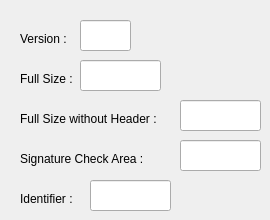
    <widget class="QWidget" name="tab">
     <attribute name="title">
      <string>Header</string>
     </attribute>
     <widget class="QLabel" name="lblImgFullSize">
      <property name="geometry">
       <rect>
        <x>20</x>
        <y>70</y>
        <width>91</width>
        <height>17</height>
       </rect>
      </property>
      <property name="text">
       <string>Full Size :</string>
      </property>
     </widget>
     <widget class="QLineEdit" name="txtImg3FullSize">
      <property name="enabled">
       <bool>true</bool>
      </property>
      <property name="geometry">
       <rect>
        <x>80</x>
        <y>60</y>
        <width>81</width>
        <height>31</height>
       </rect>
      </property>
      <property name="readOnly">
       <bool>true</bool>
      </property>
     </widget>
     <widget class="QLabel" name="lblImgVersionTab">
      <property name="geometry">
       <rect>
        <x>20</x>
        <y>30</y>
        <width>91</width>
        <height>17</height>
       </rect>
      </property>
      <property name="text">
       <string>Version :</string>
      </property>
     </widget>
     <widget class="QLineEdit" name="txtImg3Version">
      <property name="geometry">
       <rect>
        <x>80</x>
        <y>20</y>
        <width>51</width>
        <height>31</height>
       </rect>
      </property>
      <property name="readOnly">
       <bool>true</bool>
      </property>
     </widget>
     <widget class="QLabel" name="lblImgFullSizeNoHeader">
      <property name="geometry">
       <rect>
        <x>20</x>
        <y>110</y>
        <width>181</width>
        <height>17</height>
       </rect>
      </property>
      <property name="text">
       <string>Full Size without Header :</string>
      </property>
     </widget>
     <widget class="QLineEdit" name="txtImg3FullSizeNoHeader">
      <property name="geometry">
       <rect>
        <x>180</x>
        <y>100</y>
        <width>81</width>
        <height>31</height>
       </rect>
      </property>
      <property name="readOnly">
       <bool>true</bool>
      </property>
     </widget>
     <widget class="QLabel" name="lblImg3SignatureCheckArea">
      <property name="geometry">
       <rect>
        <x>20</x>
        <y>150</y>
        <width>141</width>
        <height>17</height>
       </rect>
      </property>
      <property name="text">
       <string>Signature Check Area :</string>
      </property>
     </widget>
     <widget class="QLineEdit" name="txtImg3SignatureCheckArea">
      <property name="geometry">
       <rect>
        <x>180</x>
        <y>140</y>
        <width>81</width>
        <height>31</height>
       </rect>
      </property>
      <property name="readOnly">
       <bool>true</bool>
      </property>
     </widget>
     <widget class="QLabel" name="lblImg3ID">
      <property name="geometry">
       <rect>
        <x>20</x>
        <y>190</y>
        <width>81</width>
        <height>17</height>
       </rect>
      </property>
      <property name="text">
       <string>Identifier :</string>
      </property>
     </widget>
     <widget class="QLineEdit" name="txtImg3ID">
      <property name="geometry">
       <rect>
        <x>90</x>
        <y>180</y>
        <width>81</width>
        <height>31</height>
       </rect>
      </property>
      <property name="readOnly">
       <bool>true</bool>
      </property>
     </widget>
    </widget>
